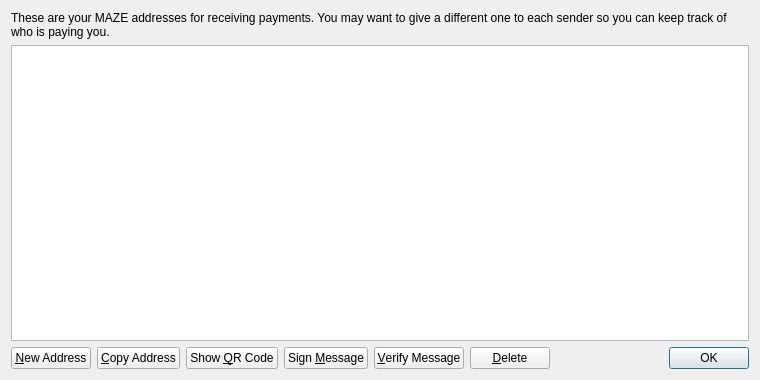
<?xml version="1.0" encoding="UTF-8"?>
<ui version="4.0">
 <class>AddressBookPage</class>
 <widget class="QWidget" name="AddressBookPage">
  <property name="geometry">
   <rect>
    <x>0</x>
    <y>0</y>
    <width>760</width>
    <height>380</height>
   </rect>
  </property>
  <property name="windowTitle">
   <string>Address Book</string>
  </property>
  <layout class="QVBoxLayout" name="verticalLayout">
   <item>
    <widget class="QLabel" name="labelExplanation">
     <property name="text">
      <string>These are your MAZE addresses for receiving payments. You may want to give a different one to each sender so you can keep track of who is paying you.</string>
     </property>
     <property name="textFormat">
      <enum>Qt::PlainText</enum>
     </property>
     <property name="wordWrap">
      <bool>true</bool>
     </property>
    </widget>
   </item>
   <item>
    <widget class="QTableView" name="tableView">
     <property name="contextMenuPolicy">
      <enum>Qt::CustomContextMenu</enum>
     </property>
     <property name="toolTip">
      <string>Double-click to edit address or label</string>
     </property>
     <property name="tabKeyNavigation">
      <bool>false</bool>
     </property>
     <property name="selectionMode">
      <enum>QAbstractItemView::SingleSelection</enum>
     </property>
     <property name="selectionBehavior">
      <enum>QAbstractItemView::SelectRows</enum>
     </property>
     <property name="sortingEnabled">
      <bool>true</bool>
     </property>
     <attribute name="verticalHeaderVisible">
      <bool>false</bool>
     </attribute>
    </widget>
   </item>
   <item>
    <layout class="QHBoxLayout" name="horizontalLayout">
     <item>
      <widget class="QPushButton" name="newAddressButton">
       <property name="toolTip">
        <string>Create a new address</string>
       </property>
       <property name="text">
        <string>&amp;New Address</string>
       </property>
      </widget>
     </item>
     <item>
      <widget class="QPushButton" name="copyToClipboard">
       <property name="toolTip">
        <string>Copy the currently selected address to the system clipboard</string>
       </property>
       <property name="text">
        <string>&amp;Copy Address</string>
       </property>
      </widget>
     </item>
     <item>
      <widget class="QPushButton" name="showQRCode">
       <property name="text">
        <string>Show &amp;QR Code</string>
       </property>
      </widget>
     </item>
     <item>
      <widget class="QPushButton" name="signMessage">
       <property name="toolTip">
        <string>Sign a message to prove you own a MAZE address</string>
       </property>
       <property name="text">
        <string>Sign &amp;Message</string>
       </property>
      </widget>
     </item>
     <item>
      <widget class="QPushButton" name="verifyMessage">
       <property name="toolTip">
        <string>Verify a message to ensure it was signed with a specified MAZE address</string>
       </property>
       <property name="text">
        <string>&amp;Verify Message</string>
       </property>
      </widget>
     </item>
     <item>
      <widget class="QPushButton" name="deleteButton">
       <property name="toolTip">
        <string>Delete the currently selected address from the list</string>
       </property>
       <property name="text">
        <string>&amp;Delete</string>
       </property>
      </widget>
     </item>
     <item>
      <spacer name="horizontalSpacer">
       <property name="orientation">
        <enum>Qt::Horizontal</enum>
       </property>
       <property name="sizeHint" stdset="0">
        <size>
         <width>40</width>
         <height>20</height>
        </size>
       </property>
      </spacer>
     </item>
     <item>
      <widget class="QDialogButtonBox" name="buttonBox">
       <property name="sizePolicy">
        <sizepolicy hsizetype="Maximum" vsizetype="Fixed">
         <horstretch>0</horstretch>
         <verstretch>0</verstretch>
        </sizepolicy>
       </property>
       <property name="standardButtons">
        <set>QDialogButtonBox::Ok</set>
       </property>
      </widget>
     </item>
    </layout>
   </item>
  </layout>
 </widget>
 <resources>
  <include location="../bitcoin.qrc"/>
 </resources>
 <connections/>
</ui>
